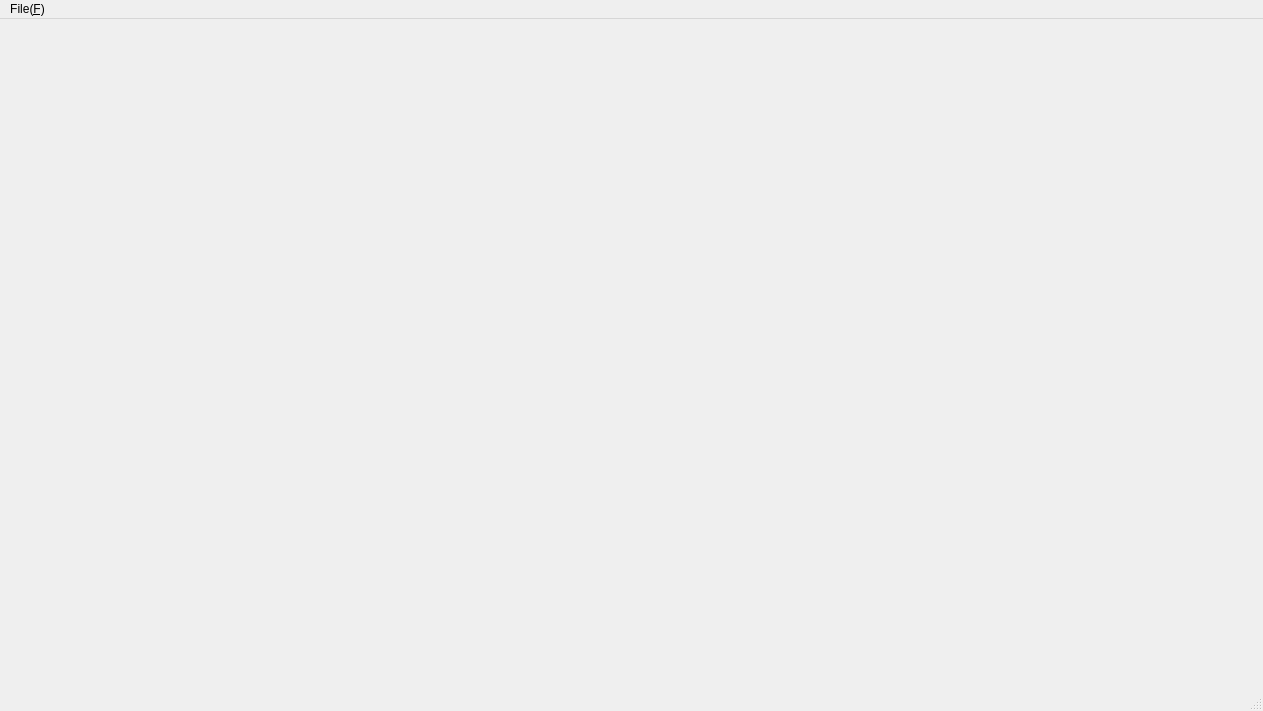
<?xml version="1.0" encoding="UTF-8"?>
<ui version="4.0">
 <class>MainWindow</class>
 <widget class="QMainWindow" name="MainWindow">
  <property name="geometry">
   <rect>
    <x>0</x>
    <y>0</y>
    <width>1263</width>
    <height>711</height>
   </rect>
  </property>
  <property name="windowTitle">
   <string>MainWindow</string>
  </property>
  <widget class="QWidget" name="centralwidget"/>
  <widget class="QMenuBar" name="menubar">
   <property name="geometry">
    <rect>
     <x>0</x>
     <y>0</y>
     <width>1263</width>
     <height>21</height>
    </rect>
   </property>
   <widget class="QMenu" name="menuFile_F">
    <property name="title">
     <string>File(&amp;F)</string>
    </property>
    <addaction name="actionCreate_Project"/>
    <addaction name="actionOpen_Project"/>
    <addaction name="actionAddFile"/>
   </widget>
   <addaction name="menuFile_F"/>
  </widget>
  <widget class="QStatusBar" name="statusbar"/>
  <action name="actionOpen_Project">
   <property name="text">
    <string>Open Project</string>
   </property>
  </action>
  <action name="actionAddFile">
   <property name="text">
    <string>Add File</string>
   </property>
  </action>
  <action name="actionCreate_Project">
   <property name="text">
    <string>Create Project</string>
   </property>
  </action>
 </widget>
 <resources/>
 <connections/>
</ui>
